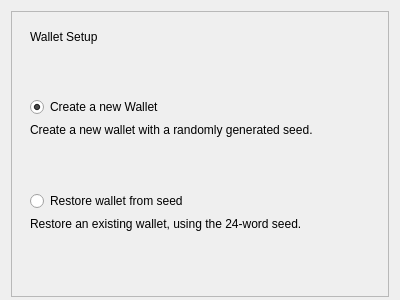
<?xml version="1.0" encoding="UTF-8"?>
<ui version="4.0">
 <class>CreateWalletForm</class>
 <widget class="QWidget" name="CreateWalletForm">
  <property name="geometry">
   <rect>
    <x>0</x>
    <y>0</y>
    <width>400</width>
    <height>300</height>
   </rect>
  </property>
  <property name="sizePolicy">
   <sizepolicy hsizetype="Preferred" vsizetype="Fixed">
    <horstretch>0</horstretch>
    <verstretch>0</verstretch>
   </sizepolicy>
  </property>
  <property name="windowTitle">
   <string>Form</string>
  </property>
  <layout class="QVBoxLayout" name="verticalLayout_3">
   <property name="bottomMargin">
    <number>3</number>
   </property>
   <item>
    <widget class="QFrame" name="outerFrame">
     <property name="frameShape">
      <enum>QFrame::StyledPanel</enum>
     </property>
     <property name="frameShadow">
      <enum>QFrame::Raised</enum>
     </property>
     <layout class="QVBoxLayout" name="verticalLayout">
      <property name="leftMargin">
       <number>9</number>
      </property>
      <property name="topMargin">
       <number>9</number>
      </property>
      <property name="rightMargin">
       <number>9</number>
      </property>
      <property name="bottomMargin">
       <number>9</number>
      </property>
      <item>
       <widget class="QFrame" name="innerFrame">
        <property name="frameShape">
         <enum>QFrame::Box</enum>
        </property>
        <property name="frameShadow">
         <enum>QFrame::Plain</enum>
        </property>
        <property name="lineWidth">
         <number>0</number>
        </property>
        <property name="midLineWidth">
         <number>0</number>
        </property>
        <layout class="QVBoxLayout" name="verticalLayout_2">
         <item>
          <widget class="QLabel" name="label">
           <property name="text">
            <string>Wallet Setup</string>
           </property>
          </widget>
         </item>
         <item>
          <spacer name="verticalSpacer_2">
           <property name="orientation">
            <enum>Qt::Vertical</enum>
           </property>
           <property name="sizeHint" stdset="0">
            <size>
             <width>20</width>
             <height>20</height>
            </size>
           </property>
          </spacer>
         </item>
         <item>
          <widget class="QRadioButton" name="radioNewWallet">
           <property name="text">
            <string>Create a new Wallet</string>
           </property>
           <property name="checked">
            <bool>true</bool>
           </property>
          </widget>
         </item>
         <item>
          <widget class="QLabel" name="label_2">
           <property name="text">
            <string>Create a new wallet with a randomly generated seed.</string>
           </property>
           <property name="wordWrap">
            <bool>true</bool>
           </property>
          </widget>
         </item>
         <item>
          <spacer name="verticalSpacer_3">
           <property name="orientation">
            <enum>Qt::Vertical</enum>
           </property>
           <property name="sizeHint" stdset="0">
            <size>
             <width>20</width>
             <height>15</height>
            </size>
           </property>
          </spacer>
         </item>
         <item>
          <widget class="QRadioButton" name="radioRestoreWallet">
           <property name="text">
            <string>Restore wallet from seed</string>
           </property>
          </widget>
         </item>
         <item>
          <widget class="QLabel" name="label_3">
           <property name="text">
            <string>Restore an existing wallet, using the 24-word seed. </string>
           </property>
           <property name="wordWrap">
            <bool>true</bool>
           </property>
          </widget>
         </item>
         <item>
          <spacer name="verticalSpacer">
           <property name="orientation">
            <enum>Qt::Vertical</enum>
           </property>
           <property name="sizeHint" stdset="0">
            <size>
             <width>20</width>
             <height>20</height>
            </size>
           </property>
          </spacer>
         </item>
        </layout>
       </widget>
      </item>
     </layout>
    </widget>
   </item>
  </layout>
 </widget>
 <resources/>
 <connections/>
</ui>
